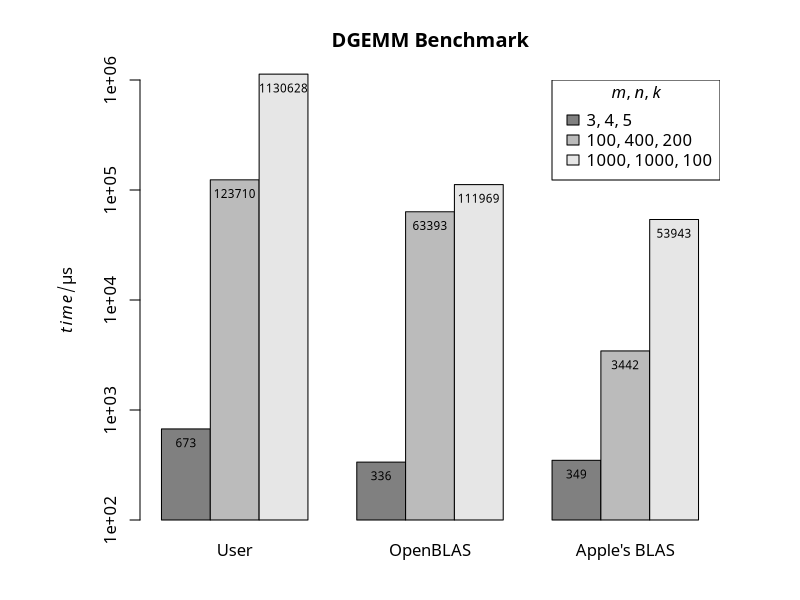

R code for this plot:
bench <- matrix(c(
        673, 123710, 1130628,
        336, 63393, 111969,
        349, 3442, 53943
),
ncol = 3
)

colors <- gray.colors(3, start = 0.5)

colnames(bench) <- c("User", "OpenBLAS", "Apple's BLAS")
rownames(bench) <- c(
        expression("3, 4, 5"),
        expression("100, 400, 200"),
        expression("1000, 1000, 100")
)

par(family = "CMU Serif", mar = c(4, 7, 4, 4))
p <- barplot(
        height = bench,
        main = "DGEMM Benchmark",
        ylab = expression(italic(time) / μs),
        log = "y",
        ylim = c(1e2, 1e6),
        col = colors,
        beside = TRUE,
        legend.text = FALSE
)
legend(
        "topright",
        title = expression(list(italic(m), italic(n), italic(k))),
        legend = rownames(bench),
        x.intersp = 0.5,
        fill = colors
)
text(x = p, y = bench * 0.75, cex = 0.7, labels = bench)
